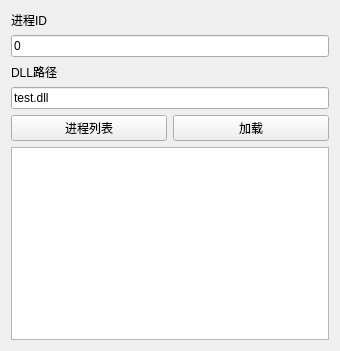
<?xml version="1.0" encoding="UTF-8"?>
<ui version="4.0">
 <class>Form</class>
 <widget class="QWidget" name="Form">
  <property name="geometry">
   <rect>
    <x>0</x>
    <y>0</y>
    <width>340</width>
    <height>351</height>
   </rect>
  </property>
  <property name="windowTitle">
   <string>DLL！启动！</string>
  </property>
  <property name="windowIcon">
   <iconset>
    <normaloff>ico.ico</normaloff>ico.ico</iconset>
  </property>
  <layout class="QVBoxLayout" name="verticalLayout_2">
   <item>
    <layout class="QVBoxLayout" name="verticalLayout">
     <item>
      <widget class="QLabel" name="label_2">
       <property name="text">
        <string>进程ID</string>
       </property>
      </widget>
     </item>
     <item>
      <widget class="QLineEdit" name="lineEdit">
       <property name="text">
        <string>0</string>
       </property>
      </widget>
     </item>
     <item>
      <widget class="QLabel" name="label">
       <property name="text">
        <string>DLL路径</string>
       </property>
      </widget>
     </item>
     <item>
      <widget class="QLineEdit" name="lineEdit_2">
       <property name="text">
        <string>test.dll</string>
       </property>
      </widget>
     </item>
     <item>
      <layout class="QHBoxLayout" name="horizontalLayout">
       <item>
        <widget class="QPushButton" name="pushButton">
         <property name="text">
          <string>进程列表</string>
         </property>
        </widget>
       </item>
       <item>
        <widget class="QPushButton" name="pushButton_2">
         <property name="text">
          <string>加载</string>
         </property>
        </widget>
       </item>
      </layout>
     </item>
     <item>
      <widget class="QTextBrowser" name="textBrowser"/>
     </item>
    </layout>
   </item>
  </layout>
 </widget>
 <resources/>
 <connections/>
</ui>
